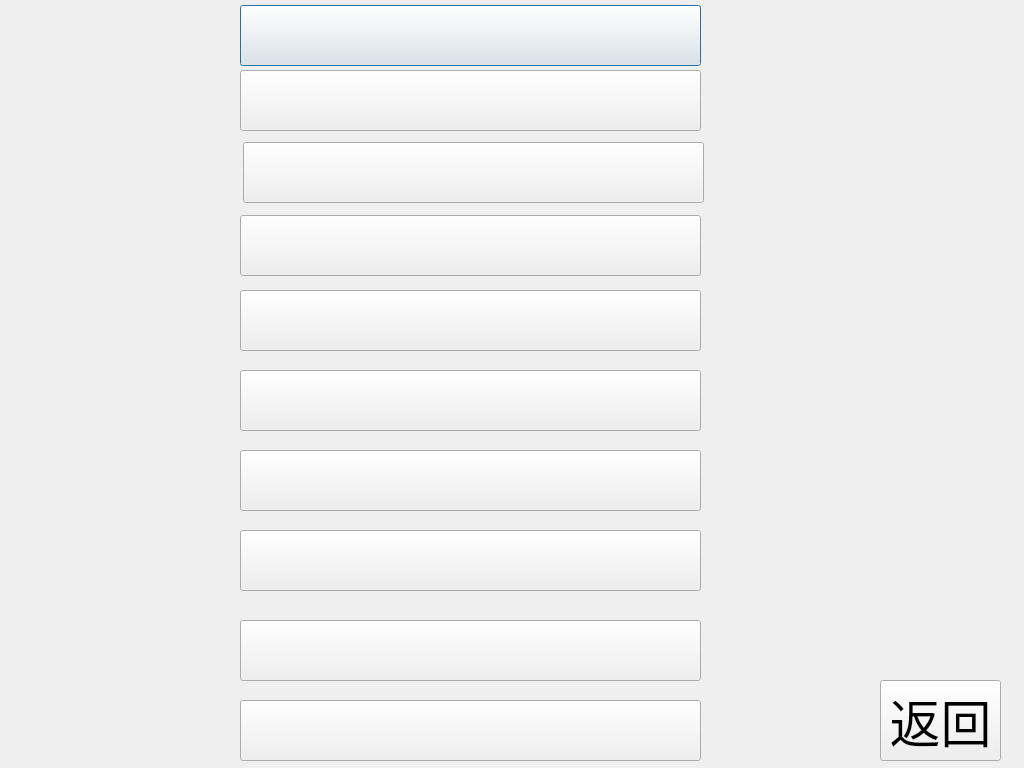
<?xml version="1.0" encoding="UTF-8"?>
<ui version="4.0">
 <class>singleColDialog</class>
 <widget class="QDialog" name="singleColDialog">
  <property name="enabled">
   <bool>true</bool>
  </property>
  <property name="geometry">
   <rect>
    <x>0</x>
    <y>0</y>
    <width>1024</width>
    <height>768</height>
   </rect>
  </property>
  <property name="windowTitle">
   <string>Dialog</string>
  </property>
  <widget class="QPushButton" name="pushButton_1">
   <property name="geometry">
    <rect>
     <x>240</x>
     <y>5</y>
     <width>461</width>
     <height>61</height>
    </rect>
   </property>
   <property name="font">
    <font>
     <pointsize>24</pointsize>
    </font>
   </property>
   <property name="text">
    <string/>
   </property>
  </widget>
  <widget class="QPushButton" name="pushButton_2">
   <property name="geometry">
    <rect>
     <x>240</x>
     <y>70</y>
     <width>461</width>
     <height>61</height>
    </rect>
   </property>
   <property name="font">
    <font>
     <pointsize>24</pointsize>
    </font>
   </property>
   <property name="text">
    <string/>
   </property>
  </widget>
  <widget class="QPushButton" name="pushButton_3">
   <property name="geometry">
    <rect>
     <x>243</x>
     <y>142</y>
     <width>461</width>
     <height>61</height>
    </rect>
   </property>
   <property name="font">
    <font>
     <pointsize>24</pointsize>
    </font>
   </property>
   <property name="text">
    <string/>
   </property>
  </widget>
  <widget class="QPushButton" name="pushButton_5">
   <property name="geometry">
    <rect>
     <x>240</x>
     <y>290</y>
     <width>461</width>
     <height>61</height>
    </rect>
   </property>
   <property name="font">
    <font>
     <pointsize>24</pointsize>
    </font>
   </property>
   <property name="text">
    <string/>
   </property>
  </widget>
  <widget class="QPushButton" name="pushButton_6">
   <property name="geometry">
    <rect>
     <x>240</x>
     <y>370</y>
     <width>461</width>
     <height>61</height>
    </rect>
   </property>
   <property name="font">
    <font>
     <pointsize>24</pointsize>
    </font>
   </property>
   <property name="text">
    <string/>
   </property>
  </widget>
  <widget class="QPushButton" name="pushButton_7">
   <property name="geometry">
    <rect>
     <x>240</x>
     <y>450</y>
     <width>461</width>
     <height>61</height>
    </rect>
   </property>
   <property name="font">
    <font>
     <pointsize>24</pointsize>
    </font>
   </property>
   <property name="text">
    <string/>
   </property>
  </widget>
  <widget class="QPushButton" name="pushButton_8">
   <property name="geometry">
    <rect>
     <x>240</x>
     <y>530</y>
     <width>461</width>
     <height>61</height>
    </rect>
   </property>
   <property name="font">
    <font>
     <pointsize>24</pointsize>
    </font>
   </property>
   <property name="text">
    <string/>
   </property>
  </widget>
  <widget class="QPushButton" name="pushButton_9">
   <property name="geometry">
    <rect>
     <x>240</x>
     <y>620</y>
     <width>461</width>
     <height>61</height>
    </rect>
   </property>
   <property name="font">
    <font>
     <pointsize>24</pointsize>
    </font>
   </property>
   <property name="text">
    <string/>
   </property>
  </widget>
  <widget class="QPushButton" name="pushButton_10">
   <property name="geometry">
    <rect>
     <x>240</x>
     <y>700</y>
     <width>461</width>
     <height>61</height>
    </rect>
   </property>
   <property name="font">
    <font>
     <pointsize>24</pointsize>
    </font>
   </property>
   <property name="text">
    <string/>
   </property>
  </widget>
  <widget class="QPushButton" name="pushButton_4">
   <property name="geometry">
    <rect>
     <x>240</x>
     <y>215</y>
     <width>461</width>
     <height>61</height>
    </rect>
   </property>
   <property name="font">
    <font>
     <pointsize>24</pointsize>
    </font>
   </property>
   <property name="text">
    <string/>
   </property>
  </widget>
  <widget class="QPushButton" name="pushButton">
   <property name="geometry">
    <rect>
     <x>880</x>
     <y>680</y>
     <width>121</width>
     <height>81</height>
    </rect>
   </property>
   <property name="font">
    <font>
     <pointsize>38</pointsize>
    </font>
   </property>
   <property name="text">
    <string>返回</string>
   </property>
  </widget>
 </widget>
 <resources/>
 <connections/>
</ui>
